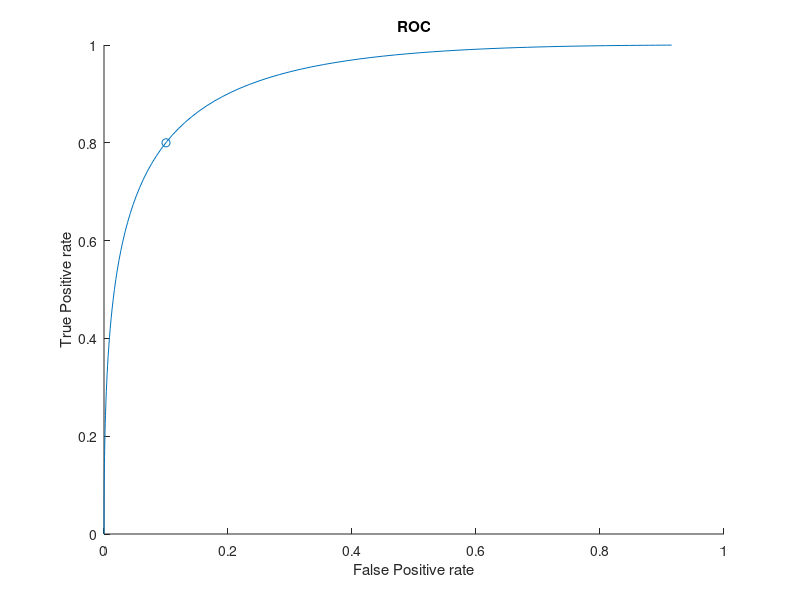

Reproduce this figure in MATLAB.
mean1 =2.75;
sigma =2;
mean2 =7;

hitrates =[];
falsealarms=[];
for i =0:0.1:10
    hitrates = [hitrates 1 - normcdf(i,mean2,sigma)];
    falsealarms = [falsealarms 1 - normcdf(i,mean1,sigma)];
end
hitrates(102)=0;
falsealarms(102)=0;
scatter(0.1, 0.8)
hold on
plot(falsealarms,hitrates);
title('ROC');
ylabel('True Positive rate');
xlabel('False Positive rate');